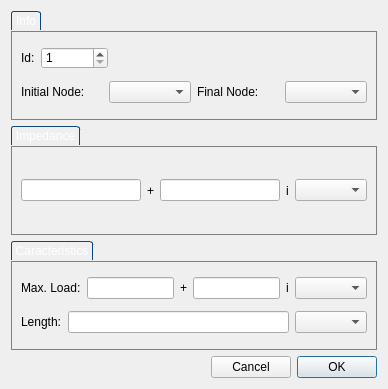
<?xml version="1.0" encoding="UTF-8"?>
<ui version="4.0">
 <class>WindowAddCable</class>
 <widget class="QDialog" name="WindowAddCable">
  <property name="geometry">
   <rect>
    <x>0</x>
    <y>0</y>
    <width>388</width>
    <height>389</height>
   </rect>
  </property>
  <property name="sizePolicy">
   <sizepolicy hsizetype="Expanding" vsizetype="Fixed">
    <horstretch>0</horstretch>
    <verstretch>0</verstretch>
   </sizepolicy>
  </property>
  <property name="windowTitle">
   <string>Add Cable</string>
  </property>
  <layout class="QVBoxLayout" name="verticalLayout_3">
   <item>
    <widget class="QGroupBox" name="groupBox_4">
     <property name="styleSheet">
      <string notr="true">QGroupBox {
border: 1px solid gray;
margin-top: 20px;
}

QGroupBox::title
{
    subcontrol-origin: margin;	
    border-top-left-radius: 3px;
    border-top-right-radius: 3px;
    border: 1px solid #0b477b;
    border-bottom: none;
    background-color: qlineargradient(x1: 0, y1: 0, x2: 0, y2: 1,
        stop: 0 #001520, stop: 1 #000809);
    padding: 2 2px;
    color: white;   
}</string>
     </property>
     <property name="title">
      <string>Info</string>
     </property>
     <layout class="QVBoxLayout" name="verticalLayout">
      <item>
       <layout class="QHBoxLayout" name="horizontalLayout_6">
        <item>
         <widget class="QLabel" name="label">
          <property name="text">
           <string>Id:</string>
          </property>
         </widget>
        </item>
        <item>
         <widget class="QSpinBox" name="id">
          <property name="minimum">
           <number>1</number>
          </property>
          <property name="maximum">
           <number>100000</number>
          </property>
          <property name="singleStep">
           <number>1</number>
          </property>
         </widget>
        </item>
        <item>
         <spacer name="horizontalSpacer">
          <property name="orientation">
           <enum>Qt::Horizontal</enum>
          </property>
          <property name="sizeHint" stdset="0">
           <size>
            <width>40</width>
            <height>20</height>
           </size>
          </property>
         </spacer>
        </item>
       </layout>
      </item>
      <item>
       <layout class="QHBoxLayout" name="horizontalLayout_2">
        <item>
         <widget class="QLabel" name="label_2">
          <property name="text">
           <string>Initial Node:</string>
          </property>
         </widget>
        </item>
        <item>
         <widget class="QComboBox" name="NoI"/>
        </item>
        <item>
         <widget class="QLabel" name="label_4">
          <property name="text">
           <string>Final Node:</string>
          </property>
         </widget>
        </item>
        <item>
         <widget class="QComboBox" name="NoF"/>
        </item>
       </layout>
      </item>
     </layout>
    </widget>
   </item>
   <item>
    <widget class="QGroupBox" name="groupBox">
     <property name="styleSheet">
      <string notr="true">QGroupBox {
border: 1px solid gray;
margin-top: 20px;
}

QGroupBox::title
{
    subcontrol-origin: margin;	
    border-top-left-radius: 3px;
    border-top-right-radius: 3px;
    border: 1px solid #0b477b;
    border-bottom: none;
    background-color: qlineargradient(x1: 0, y1: 0, x2: 0, y2: 1,
        stop: 0 #001520, stop: 1 #000809);
    padding: 2 2px;
    color: white;   
}</string>
     </property>
     <property name="title">
      <string>Impedance</string>
     </property>
     <layout class="QHBoxLayout" name="horizontalLayout_3">
      <item>
       <widget class="QLineEdit" name="R">
        <property name="toolTip">
         <string>Comsumed power</string>
        </property>
        <property name="toolTipDuration">
         <number>1</number>
        </property>
       </widget>
      </item>
      <item>
       <widget class="QLabel" name="label_3">
        <property name="text">
         <string>+</string>
        </property>
       </widget>
      </item>
      <item>
       <widget class="QLineEdit" name="X">
        <property name="toolTip">
         <string>Consumed reactive power</string>
        </property>
        <property name="toolTipDuration">
         <number>1</number>
        </property>
       </widget>
      </item>
      <item>
       <widget class="QLabel" name="label_12">
        <property name="text">
         <string>i</string>
        </property>
       </widget>
      </item>
      <item>
       <widget class="QComboBox" name="ImpedanceUnity"/>
      </item>
     </layout>
    </widget>
   </item>
   <item>
    <widget class="QGroupBox" name="groupBox_2">
     <property name="styleSheet">
      <string notr="true">QGroupBox {
border: 1px solid gray;
margin-top: 20px;
}

QGroupBox::title
{
    subcontrol-origin: margin;	
    border-top-left-radius: 3px;
    border-top-right-radius: 3px;
    border: 1px solid #0b477b;
    border-bottom: none;
    background-color: qlineargradient(x1: 0, y1: 0, x2: 0, y2: 1,
        stop: 0 #001520, stop: 1 #000809);
    padding: 2 2px;
    color: white;   
}</string>
     </property>
     <property name="title">
      <string>Caracteristics</string>
     </property>
     <layout class="QVBoxLayout" name="verticalLayout_2">
      <item>
       <layout class="QHBoxLayout" name="horizontalLayout_4">
        <item>
         <widget class="QLabel" name="label_11">
          <property name="text">
           <string>Max. Load:</string>
          </property>
         </widget>
        </item>
        <item>
         <widget class="QLineEdit" name="Pmax">
          <property name="toolTip">
           <string>Comsumed power</string>
          </property>
          <property name="toolTipDuration">
           <number>1</number>
          </property>
         </widget>
        </item>
        <item>
         <widget class="QLabel" name="label_5">
          <property name="text">
           <string>+</string>
          </property>
         </widget>
        </item>
        <item>
         <widget class="QLineEdit" name="Qmax">
          <property name="toolTip">
           <string>Comsumed power</string>
          </property>
          <property name="toolTipDuration">
           <number>1</number>
          </property>
         </widget>
        </item>
        <item>
         <widget class="QLabel" name="label_13">
          <property name="text">
           <string>i</string>
          </property>
         </widget>
        </item>
        <item>
         <widget class="QComboBox" name="LoadUnity"/>
        </item>
       </layout>
      </item>
      <item>
       <layout class="QHBoxLayout" name="horizontalLayout_5">
        <item>
         <widget class="QLabel" name="label_14">
          <property name="text">
           <string>Length:</string>
          </property>
         </widget>
        </item>
        <item>
         <widget class="QLineEdit" name="Length">
          <property name="toolTip">
           <string>Comsumed power</string>
          </property>
          <property name="toolTipDuration">
           <number>1</number>
          </property>
         </widget>
        </item>
        <item>
         <widget class="QComboBox" name="LengthUnit"/>
        </item>
       </layout>
      </item>
     </layout>
    </widget>
   </item>
   <item>
    <layout class="QHBoxLayout" name="horizontalLayout">
     <property name="sizeConstraint">
      <enum>QLayout::SetNoConstraint</enum>
     </property>
     <item>
      <spacer name="horizontalSpacer_2">
       <property name="orientation">
        <enum>Qt::Horizontal</enum>
       </property>
       <property name="sizeType">
        <enum>QSizePolicy::Expanding</enum>
       </property>
       <property name="sizeHint" stdset="0">
        <size>
         <width>40</width>
         <height>20</height>
        </size>
       </property>
      </spacer>
     </item>
     <item>
      <widget class="QPushButton" name="btnCancel">
       <property name="focusPolicy">
        <enum>Qt::TabFocus</enum>
       </property>
       <property name="text">
        <string>Cancel</string>
       </property>
       <property name="autoDefault">
        <bool>false</bool>
       </property>
       <property name="default">
        <bool>false</bool>
       </property>
       <property name="flat">
        <bool>false</bool>
       </property>
      </widget>
     </item>
     <item>
      <widget class="QPushButton" name="btnOk">
       <property name="text">
        <string>OK</string>
       </property>
       <property name="default">
        <bool>true</bool>
       </property>
      </widget>
     </item>
    </layout>
   </item>
  </layout>
 </widget>
 <resources/>
 <connections/>
</ui>
